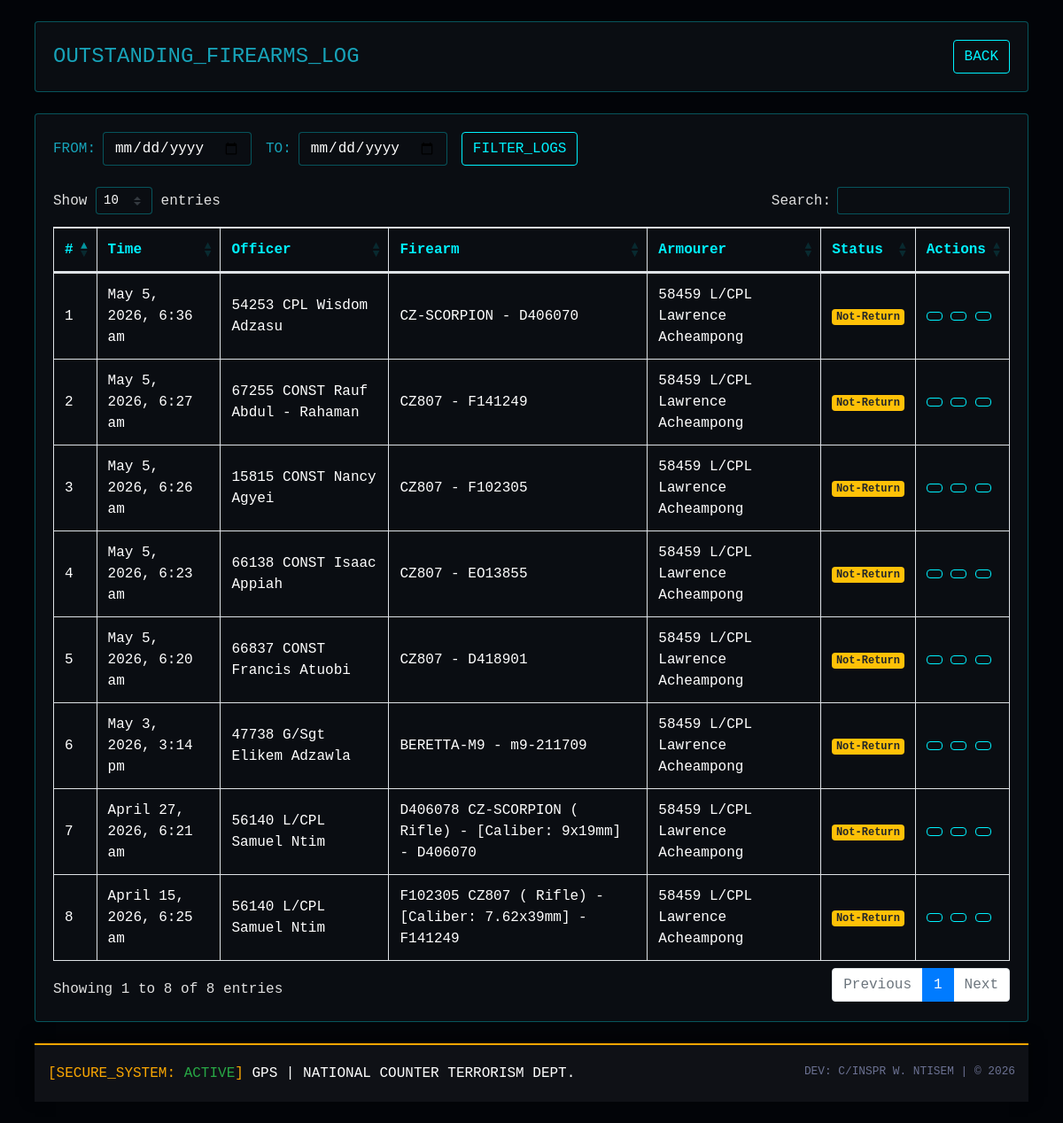
Before: /not-returns-firearms.php (signed in) with the older database file.
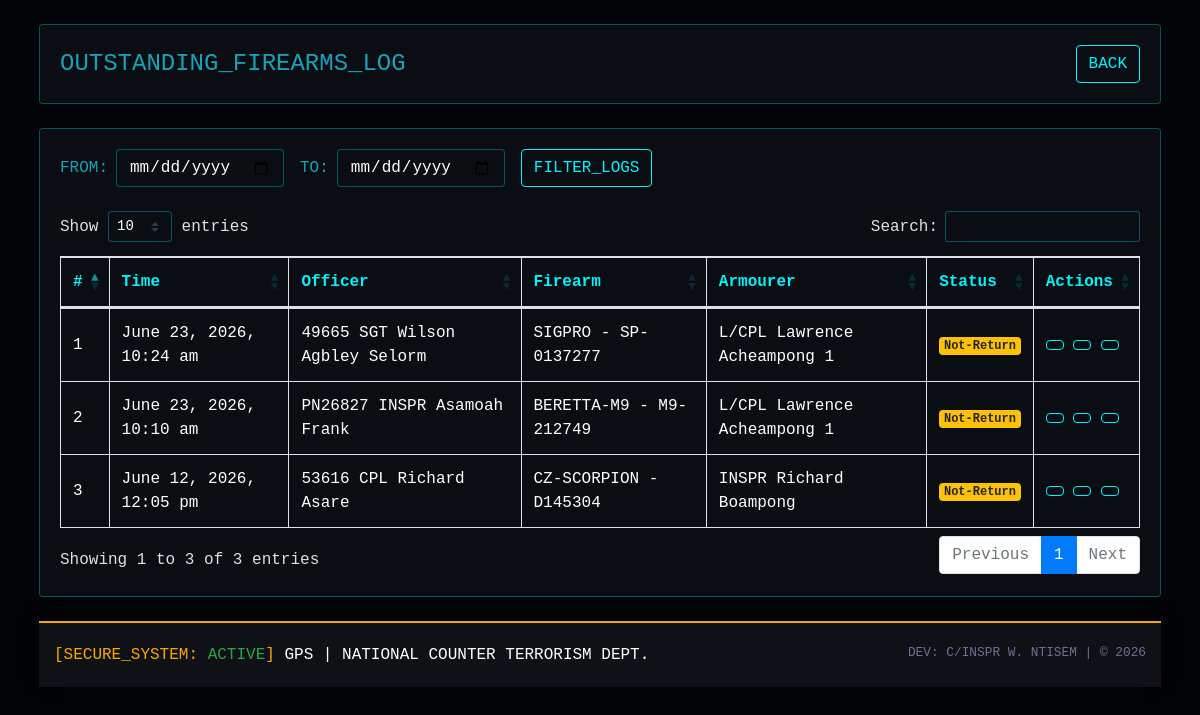
After: the same page with the newer database file.
### tables this page shows
CREATE TABLE `bookings` (
  `bookingID` int(100) NOT NULL,
  `bookingCode` varchar(100) NOT NULL,
  `firearmID` varchar(100) NOT NULL,
  `ammoID` varchar(100) NOT NULL,
  `officerID` varchar(100) NOT NULL,
  `booking_time` varchar(200) NOT NULL,
  `armourer_issuer` varchar(500) NOT NULL,
  `officer_image` varchar(500) NOT NULL,
  `to_officer` varchar(500) NOT NULL,
  `firearm_name` varchar(500) NOT NULL,
  `firearm_serial_no` varchar(200) NOT NULL,
  `firearm_class` varchar(200) NOT NULL,
  `quantity_issued` int(100) NOT NULL,
  `firearm_state` varchar(200) NOT NULL,
  `ammunition_name` varchar(500) NOT NULL,
  `number_of_rounds` int(200) NOT NULL,
  `ammo_returned` int(200) NOT NULL,
  `ammo_state` varchar(200) NOT NULL,
  `no_faulty_ammo` int(200) NOT NULL,
  `duty_type` varchar(500) NOT NULL,
  `duty_location` varchar(500) NOT NULL,
  `duty_duration` varchar(200) NOT NULL,
  `returns` varchar(200) NOT NULL,
  `comment` varchar(1000) NOT NULL,
  `returned_time` varchar(200) NOT NULL,
  `datetime` timestamp NOT NULL DEFAULT current_timestamp() ON UPDATE current_timestamp(),
  `is_deleted` tinyint(1) DEFAULT 0
);

### not-returns-firearms.php (the view, shortened to what this page needs)
<?php
require_once('functions.php');
$startDate = $_GET['start_date'] ?? null;
$endDate = $_GET['end_date'] ?? null;
$query = "SELECT * FROM bookings WHERE TRIM(returns) = 'Not-Return' AND is_deleted = 0";
$params = [];
$query .= " ORDER BY bookingID DESC";
$stmt = $pdo->prepare($query);
$stmt->execute($params);
$bookings = $stmt->fetchAll();
?>
<!DOCTYPE html>
<html lang="en">
<head>
    <link rel="stylesheet" href="assets/vendors/mdi/css/materialdesignicons.min.css">
    <link rel="stylesheet" href="assets/vendors/css/vendor.bundle.base.css">
    <link rel="stylesheet" href="assets/css/style.css">
    <link rel="stylesheet" href="https://maxcdn.bootstrapcdn.com/bootstrap/4.5.2/css/bootstrap.min.css">
    <link rel="stylesheet" href="https://cdn.datatables.net/1.10.22/css/dataTables.bootstrap4.min.css">
</head>
<body>
    <div class="container-scroller">
        <div class="container-fluid page-body-wrapper">
            <div class="main-panel p-4 w-100">
                <div class="card mb-4">
                    <div class="card-body d-flex justify-content-between align-items-center">
                        <h4 class="text-info mb-0">
                            <i class="mdi mdi-alert-circle text-warning"></i> OUTSTANDING_FIREARMS_LOG
                        </h4>
                        <div>
                            <a href="javascript:history.back();" class="btn btn-tactical">
                                <i class="mdi mdi-arrow-left"></i> BACK
                            </a>
                        </div>
                    </div>
                </div>
                <div class="card mb-4">
                    <div class="card-body">
                        <form method="GET" class="form-inline mb-4">
                            <label class="mr-2 text-info">FROM:</label>
                            <input type="date" name="start_date" class="form-control mr-3" value="<?= htmlspecialchars($startDate ?? '') ?>">
                            <label class="mr-2 text-info">TO:</label>
                            <input type="date" name="end_date" class="form-control mr-3" value="<?= htmlspecialchars($endDate ?? '') ?>">
                            <button type="submit" class="btn btn-tactical"><i class="mdi mdi-filter"></i> FILTER_LOGS</button>
                        </form>
                        <div class="table-responsive">
                            <table id="mainTable" class="table table-bordered table-hover">
                                <thead>
                                    <tr>
                                        <th>#</th>
                                        <th>Time</th>
                                        <th>Officer</th>
                                        <th>Firearm</th>
                                        <th>Armourer</th>
                                        <th>Status</th>
                                        <th>Actions</th>
                                    </tr>
                                </thead>
                                <tbody>
                                    <?php if(!empty($bookings)): ?>
                                        <?php foreach ($bookings as $i => $b): ?>
                                            <tr>
                                                <td><?= $i + 1 ?></td>
                                                <td><?= htmlspecialchars($b['booking_time']) ?></td>
                                                <td><?= htmlspecialchars($b['to_officer']) ?></td>
                                                <td><?= htmlspecialchars($b['firearm_name'] . ' - ' . $b['firearm_serial_no']) ?></td>
                                                <td><?= htmlspecialchars($b['armourer_issuer']) ?></td>
                                                <td><span class="badge badge-warning"><?= htmlspecialchars($b['returns']) ?></span></td>
                                                <td>
                                                    <button class="btn btn-tactical btn-sm" onclick="viewDetails(<?= $b['bookingID'] ?>)" title="View Details">
                                                    </button>
                                                    <a href="officer-details.php?officerID=<?= htmlspecialchars($b['officerID']) ?>" class="btn btn-tactical btn-sm" title="Officer Tracking">
                                                    </a>
                                                    <button class="btn btn-tactical btn-sm" onclick="openReturnModal(<?= $b['bookingID'] ?>, 'Returned', <?= htmlspecialchars($b['number_of_rounds'] ?? 0) ?>)" title="Return Asset">
                                                    </button>
                                                </td>
                                            </tr>
                                        <?php endforeach; ?>
                                    <?php endif; ?>
                                </tbody>
                            </table>
                        </div>
                    </div>
                </div>
                <?php require_once('includes/footer.php'); ?>
            </div>
        </div>
    </div>
</body>
</html>

### includes/footer.php (shortened to what this page needs)
<footer class="footer" style="background: #0a0c10; border-top: 2px solid #f9a602; padding: 20px 0;">
    <div class="container-fluid">
        <div class="d-sm-flex justify-content-center justify-content-sm-between">
            <span class="text-muted text-center text-sm-left d-block d-sm-inline-block" style="color: #fff !important;">
                <span style="color: #f9a602;">[SECURE_SYSTEM: <span style="color: #28a745;">ACTIVE</span>]</span> GPS | NATIONAL COUNTER TERRORISM DEPT.
            </span>
            <span class="float-none float-sm-right d-block mt-1 mt-sm-0 text-center" style="color: #6c7293;font-size: 0.8rem;">
                DEV: <span>C/INSPR W. NTISEM</span> | &copy; <?php echo date("Y"); ?>
            </span>
        </div>
    </div>
</footer>

### css/style.css (style rules this page uses)
:root { --primary: #EB1616; --secondary: #191C24; --light: #6C7293; --dark: #000000; }
.footer { border-top: 1px solid #333; background: #0f1116 !important; color: #ffffff; box-shadow: 0px -5px 15px rgba(0,0,0,0.5); }
.btn { transition: .5s; }

### not-returns-firearms.php (style rules this page uses)
:root { --neon: #00f2ff; --bg-deep: #020408; --card-bg: #0a0d12; --danger: #ff3333; }
body { background: var(--bg-deep); font-family: 'JetBrains Mono', monospace; color: #e0e0e0; }
.card { background: var(--card-bg); border: 1px solid #00f2ff50; }
.table { color: #fff; }
th { color: var(--neon); }
.table td { vertical-align: middle; }
.btn-tactical { background: transparent; border: 1px solid var(--neon); color: var(--neon); border-radius: 4px; font-family: inherit; }
.form-control { background-color: var(--card-bg); border: 1px solid #00f2ff50; color: #fff; font-family: inherit; }

Changed rows visible on the page:
removed bookings: booking_time "May 5, 2026, 6:36 am", to_officer "54253 CPL Wisdom Adzasu", firearm_name+firearm_serial_no "CZ-SCORPION - D406070", armourer_issuer "58459 L/CPL Lawrence Acheampong", returns "Not-Return"
removed bookings: booking_time "May 5, 2026, 6:27 am", to_officer "67255 CONST Rauf Abdul - Rahaman", firearm_name+firearm_serial_no "CZ807 - F141249", armourer_issuer "58459 L/CPL Lawrence Acheampong", returns "Not-Return"
removed bookings: booking_time "May 5, 2026, 6:26 am", to_officer "15815 CONST Nancy Agyei", firearm_name+firearm_serial_no "CZ807 - F102305", armourer_issuer "58459 L/CPL Lawrence Acheampong", returns "Not-Return"
removed bookings: booking_time "May 5, 2026, 6:23 am", to_officer "66138 CONST Isaac Appiah", firearm_name+firearm_serial_no "CZ807 - EO13855", armourer_issuer "58459 L/CPL Lawrence Acheampong", returns "Not-Return"
removed bookings: booking_time "May 5, 2026, 6:20 am", to_officer "66837 CONST Francis Atuobi", firearm_name+firearm_serial_no "CZ807 - D418901", armourer_issuer "58459 L/CPL Lawrence Acheampong", returns "Not-Return"
removed bookings: booking_time "May 3, 2026, 3:14 pm", to_officer "47738 G/Sgt Elikem Adzawla", firearm_name+firearm_serial_no "BERETTA-M9 - m9-211709", armourer_issuer "58459 L/CPL Lawrence Acheampong", returns "Not-Return"
removed bookings: booking_time "April 27, 2026, 6:21 am", to_officer "56140 L/CPL Samuel Ntim", firearm_name+firearm_serial_no "D406078 CZ-SCORPION ( Rifle) - [Caliber: 9x19mm] - D406070", armourer_issuer "58459 L/CPL Lawrence Acheampong", returns "Not-Return"
removed bookings: booking_time "April 15, 2026, 6:25 am", to_officer "56140 L/CPL Samuel Ntim", firearm_name+firearm_serial_no "F102305 CZ807 ( Rifle) - [Caliber: 7.62x39mm] - F141249", armourer_issuer "58459 L/CPL Lawrence Acheampong", returns "Not-Return"
added bookings: booking_time "June 23, 2026, 10:24 am", to_officer "49665 SGT Wilson Agbley Selorm", firearm_name+firearm_serial_no "SIGPRO - SP-0137277", armourer_issuer "L/CPL Lawrence Acheampong 1", returns "Not-Return"
added bookings: booking_time "June 23, 2026, 10:10 am", to_officer "PN26827 INSPR Asamoah Frank", firearm_name+firearm_serial_no "BERETTA-M9 - M9-212749", armourer_issuer "L/CPL Lawrence Acheampong 1", returns "Not-Return"
added bookings: booking_time "June 12, 2026, 12:05 pm", to_officer "53616 CPL Richard Asare", firearm_name+firearm_serial_no "CZ-SCORPION - D145304", armourer_issuer "INSPR Richard Boampong", returns "Not-Return"
Other visible differences:
text written by a page script: "Show entries Search: Showing 1 to 8 of 8 entries Previous 1 Next" → "Show entries Search: Showing 1 to 3 of 3 entries Previous 1 Next"
